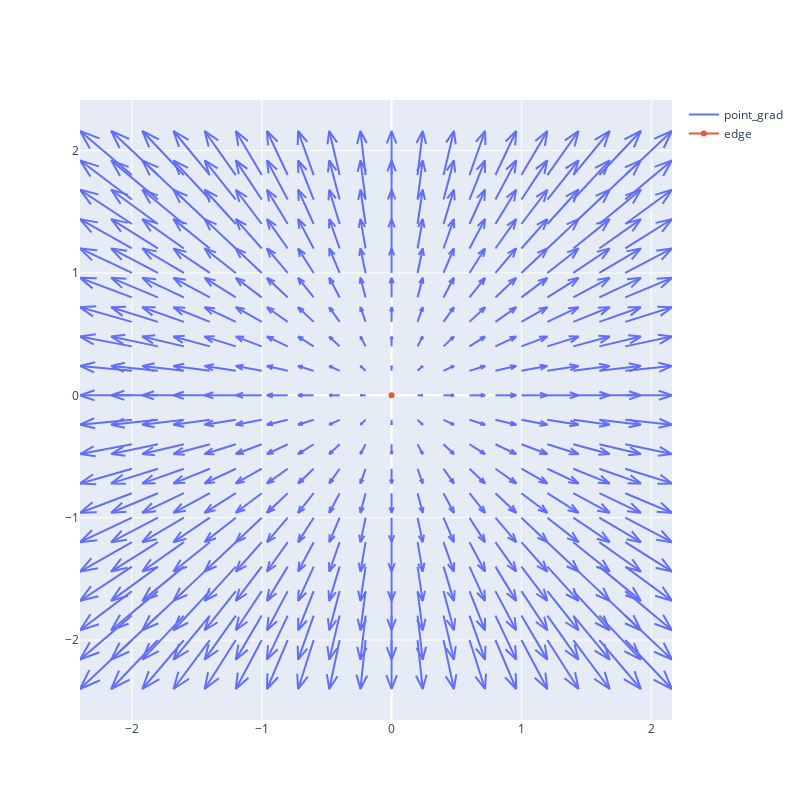
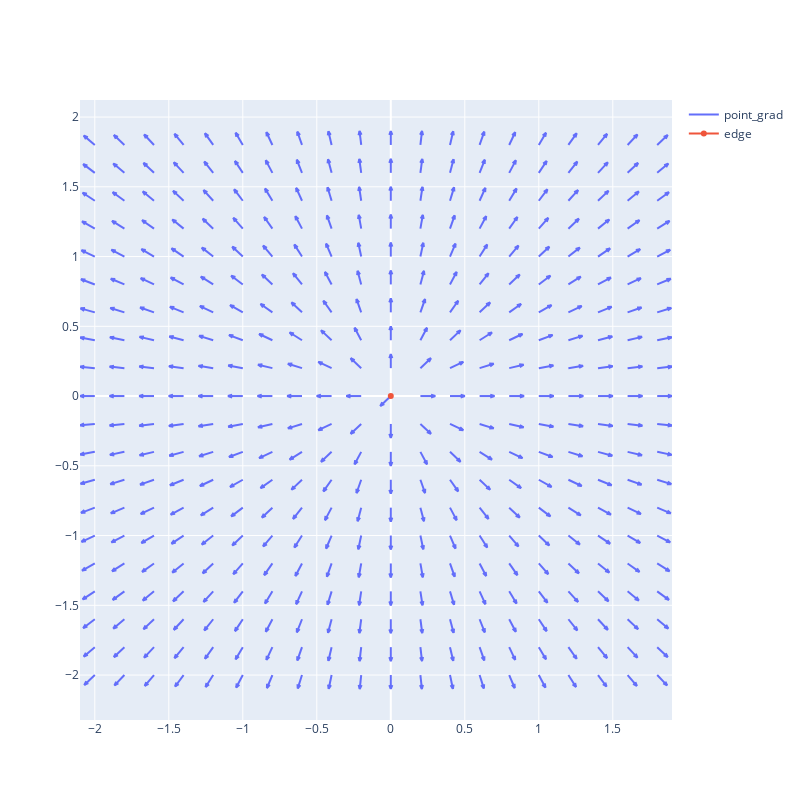

Source (notebook cell) for these figures, in order:
### Code cell
p = numpy.array([0, 0], dtype=float)
x, y = numpy.meshgrid(numpy.arange(-2, 2, .2), numpy.arange(-2, 2, .2))
u, v = numpy.empty(x.shape), numpy.empty(x.shape)
d = numpy.empty(x.shape)
for i in range(x.shape[0]):
    for j in range(x.shape[1]):
        grad = point_point_distance_gradient(
            numpy.array([x[i, j], y[i, j]]), p)
        u[i, j] = grad[0]
        v[i, j] = grad[1]
        d[j, i] = numpy.sqrt(point_point_distance(
            numpy.array([x[i, j], y[i, j]]), p))

fig = ff.create_quiver(x, y, u, v, name="point_grad")
fig.add_trace(go.Scatter(x=[p[0]], y=[p[1]], name="edge"))
fig.update_layout(width=800, height=800)
fig.show()
fig = ff.create_quiver(x, y, u/(2 * d), v / (2 * d), name="point_grad")
fig.add_trace(go.Scatter(x=[p[0]], y=[p[1]], name="edge"))
fig.update_layout(width=800, height=800)
fig.show()

### Figure 1 — Plotly figure (JSON) as saved in the notebook; plotly's stock layout.template omitted (floating-point values rounded to 4 significant figures; data arrays with more than 128 entries replaced by an {"elided": "..."} marker saying what was removed)
{"data": [{"mode": "lines", "name": "point_grad", "type": "scatter", "x": {"elided": "2800 float values"}, "y": {"elided": "2800 float values"}}, {"name": "edge", "type": "scatter", "x": [0], "y": [0]}], "layout": {"height": 800, "hovermode": "closest", "width": 800}}

### Figure 2 — Plotly figure (JSON) as saved in the notebook; plotly's stock layout.template omitted (floating-point values rounded to 4 significant figures; data arrays with more than 128 entries replaced by an {"elided": "..."} marker saying what was removed)
{"data": [{"mode": "lines", "name": "point_grad", "type": "scatter", "x": {"elided": "2800 float values"}, "y": {"elided": "2800 float values"}}, {"name": "edge", "type": "scatter", "x": [0], "y": [0]}], "layout": {"height": 800, "hovermode": "closest", "width": 800}}
